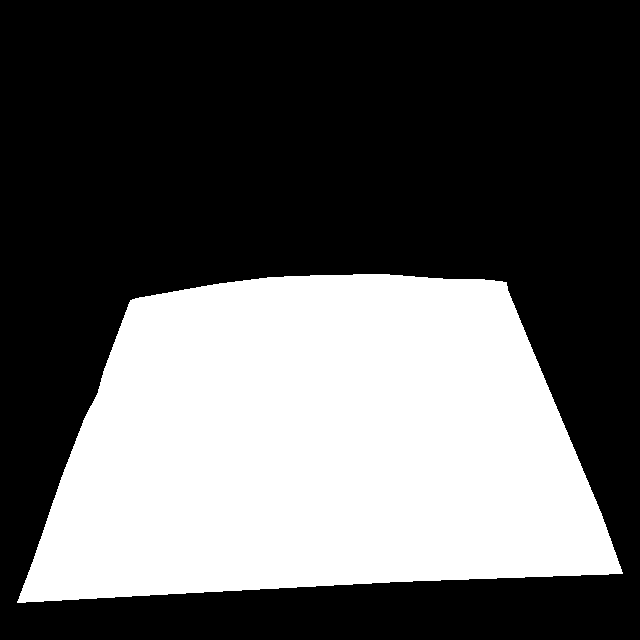
#> input picture dataset/masks/Video_250210220923_Slice_1_frame_0030_jpg.rf.76a47684a2613c61bc710cba7abe2c10_mask.png, 640 x 640 px
$ jupyter execute make_masks.ipynb
#> lines starting #> are read from the running program, lines starting #| are printed output that depends on the picture; after the words box and inside, x2 and y2 are one past the last pixel; in counts of white or black regions, pixels touching at a corner belong together
[cell 1]
import json
import numpy as np
from PIL import Image
import cv2
import os

# Define class mapping (adjust based on your VIA attributes)
class_map = {
    "court": 0
}

# Paths
image_dir = "dataset/images/"
mask_dir = "dataset/masks/"
os.makedirs(mask_dir, exist_ok=True)
annotation_file = "via_annotations.json"

[cell 2]
import json
import numpy as np
from PIL import Image
import cv2
import os

# Define class mapping
class_map = {
    "background": 0,
    "object": 1
}

# Paths
image_dir = "dataset/images/"
mask_dir = "dataset/masks/"
os.makedirs(mask_dir, exist_ok=True)
annotation_file = "via_annotations.json"

# Load JSON annotations
with open(annotation_file, 'r') as f:
#> (reads via_annotations.json from the repository)
    data = json.load(f)

# Process each image
for key, value in data.items():
    filename = value['filename']
    img_path = os.path.join(image_dir, filename)

    # Load image and get dimensions
    try:
        img = Image.open(img_path)
        width, height = img.size
        print(f"\nProcessing {filename}")
        print(f"Image dimensions: {width}x{height}")
    except FileNotFoundError:
        print(f"Image not found: {img_path}. Skipping.")
        continue

    # Create empty mask
    mask = np.zeros((height, width), dtype=np.uint8)

    # Process regions
    regions = value['regions']
    print(f"Number of regions: {len(regions)}")
    if not regions:
        print(f"No regions found for {filename}")

    for i, region in enumerate(regions):
        shape = region['shape_attributes']
        class_name = region['region_attributes'].get('class', 'object')
        class_id = class_map[class_name]
        print(f"Region {i}: Class = {class_name} (ID = {class_id})")

        if shape['name'] == 'polygon':
            x_coords = shape['all_points_x']
            y_coords = shape['all_points_y']
            print(f"Polygon X coords: {x_coords}")
            print(f"Polygon Y coords: {y_coords}")

            # Validate polygon
            if len(x_coords) < 3 or len(y_coords) < 3:
                print(f"Invalid polygon: too few points")
                continue
            if len(x_coords) != len(y_coords):
                print(f"Invalid polygon: X/Y length mismatch")
                continue

            # Check bounds
            max_x, min_x = max(x_coords), min(x_coords)
            max_y, min_y = max(y_coords), min(y_coords)
            print(f"Polygon bounds: X = [{min_x}, {max_x}], Y = [{min_y}, {max_y}]")
            if max_x >= width or max_y >= height or min_x < 0 or min_y < 0:
                print(f"Warning: Coordinates out of bounds")

            # Draw polygon
            coords = np.array(list(zip(x_coords, y_coords)), np.int32)
            print(f"Coords array shape: {coords.shape}")
            cv2.fillPoly(mask, [coords], class_id)
            print(f"Drew polygon with class ID {class_id}")

    # Save mask
    mask_path = os.path.join(mask_dir, filename.replace('.jpg', '_mask.png'))
    Image.fromarray(mask).save(mask_path)
    print(f"Saved mask: {mask_path}")

    # Check mask content
    mask_array = np.array(Image.open(mask_path))
    unique_values = np.unique(mask_array)
    print(f"Unique values in mask: {unique_values}")

    # Break after one image for debugging
    break

# Test OpenCV drawing
test_mask = np.zeros((500, 500), dtype=np.uint8)
#> test_mask: shape (500, 500); every value is 0
test_coords = np.array([[10, 10], [100, 10], [100, 100]], np.int32)
cv2.fillPoly(test_mask, [test_coords], 1)
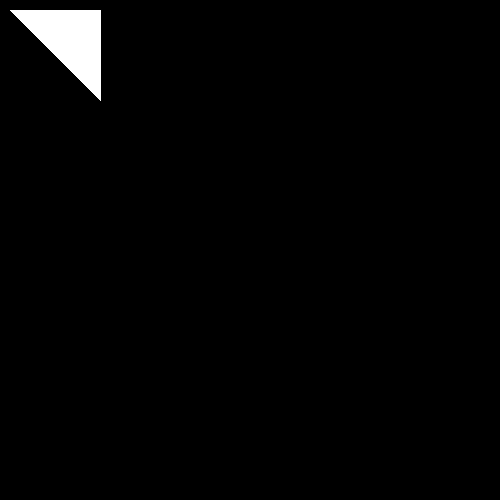
#> test_mask: shape (500, 500); values 0 (black) and 1 (white), 1.7% white; 1 white region, box (x1, y1, x2, y2) and area: (10, 10, 101, 101) 4186
Image.fromarray(test_mask).save("test_mask.png")
print(f"Test mask unique values: {np.unique(np.array(Image.open('test_mask.png')))}")

[cell 3]
from PIL import Image
import numpy as np
mask = np.array(Image.open("dataset/masks/Video_250210220923_Slice_1_frame_0030_jpg.rf.76a47684a2613c61bc710cba7abe2c10_mask.png"))
#> mask is the input picture: shape (640, 640); values 0 (black) and 1 (white), 36.5% white; 1 white region, box (x1, y1, x2, y2) and area: (17, 274, 623, 603) 149585
print("Shape:", mask.shape)
#| Shape: (640, 640)
print("Unique values:", np.unique(mask, return_counts=True))  # Counts of each value
#| Unique values: (array([0, 1], dtype=uint8), array([260015, 149585]))

[cell 4]
import matplotlib.pyplot as plt
plt.imshow(mask, cmap='gray')
plt.colorbar()
plt.show()
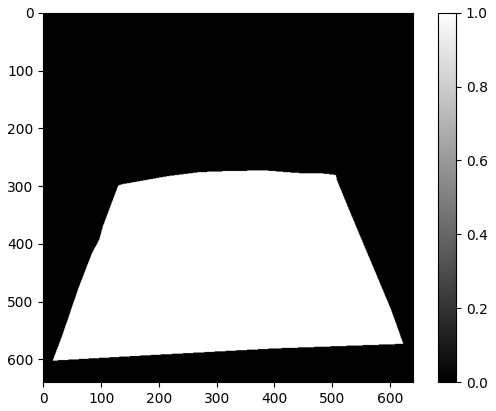
#> figure drawn by matplotlib, 2 panels
